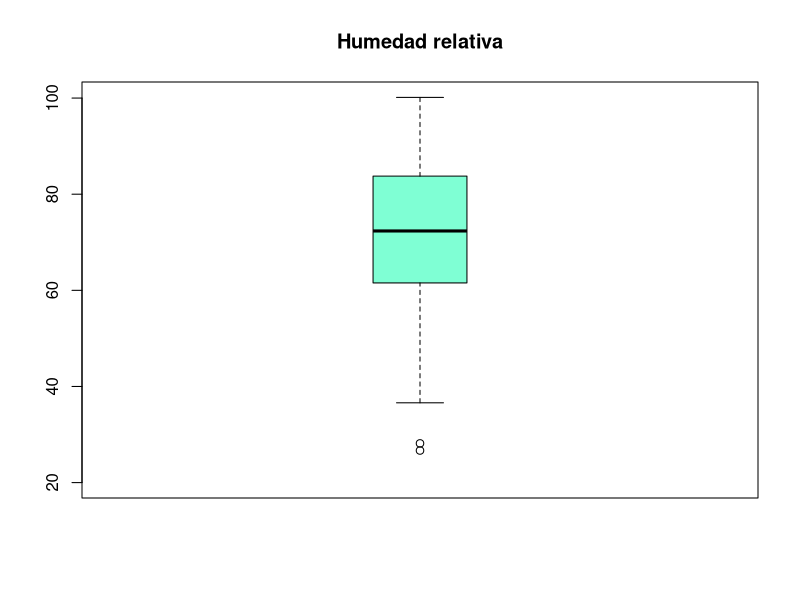

The R script that drew this image:
library(tidyverse)


datos <- read.csv("./datos.csv", header= TRUE, sep=";")
subset_data <- datos %>% slice(1:300)

subset_data$RH <- as.numeric(gsub(",", ".", subset_data$RH))

boxplot(subset_data$RH,
        main = "Humedad relativa",
        col = "#7FFFD4",
        border = "black",
        ylim = c(20, max(subset_data$RH, na.rm = TRUE)),
        boxwex = 0.3)
